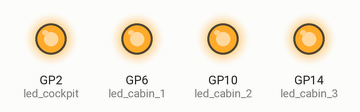
Simulated run of this program. Board: Raspberry Pi Pico running MicroPython. Shown: output pins drawn as LEDs (lit = HIGH).

Above: at 0.5 s.
At 3.5 s:
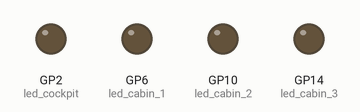
Timing chart, 0 to 4.6 s (numbered marks = the images above):
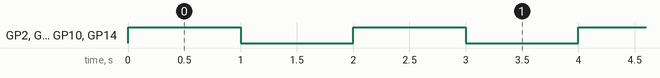

The program:

led_test.py
```python
from machine import Pin
from utime import sleep

led_cockpit = Pin(2, Pin.OUT)
led_cabin_1 = Pin(6, Pin.OUT)
led_cabin_2 = Pin(10, Pin.OUT)
led_cabin_3 = Pin(14, Pin.OUT)

while True:
    led_cockpit.toggle()
    led_cabin_1.toggle()
    led_cabin_2.toggle()
    led_cabin_3.toggle()
    sleep(1)
```

Measured:
- by itself, GP2 (led_cockpit), GP6 (led_cabin_1), GP10 (led_cabin_2), GP14 (led_cabin_3): alternates HIGH for 1.0 s and LOW for 1.0 s
